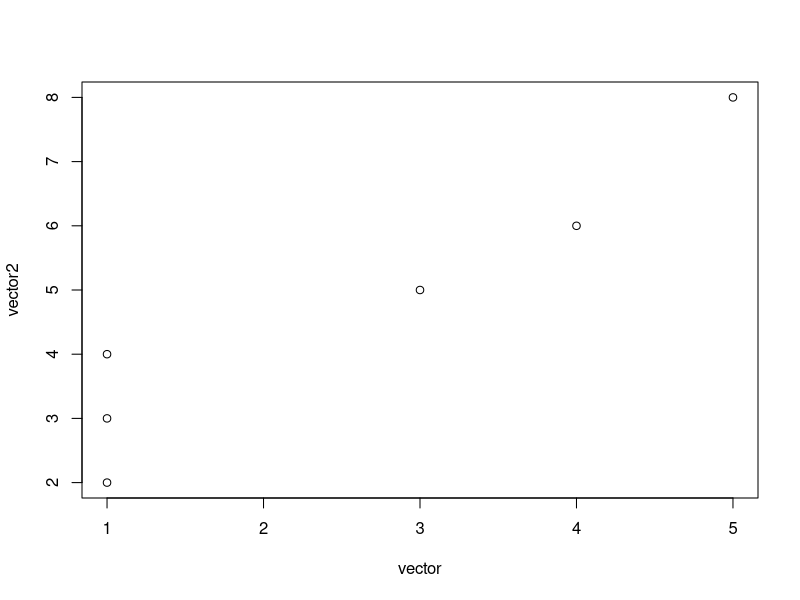

Reproduce this figure in R.
## ---- chunk 1
#put r code here (apostrophe next to esc key)

#{r, ech = F} is website without code, just output

#setup
  # set WD
  # install rmarkdown
  # library(rmarkdown)
  # render_site()

vector <- c(1,1,1,3,4,5)
vector2 <- c(2,3,4,5,6,8)
mean(vector)
plot(vector,vector2)




